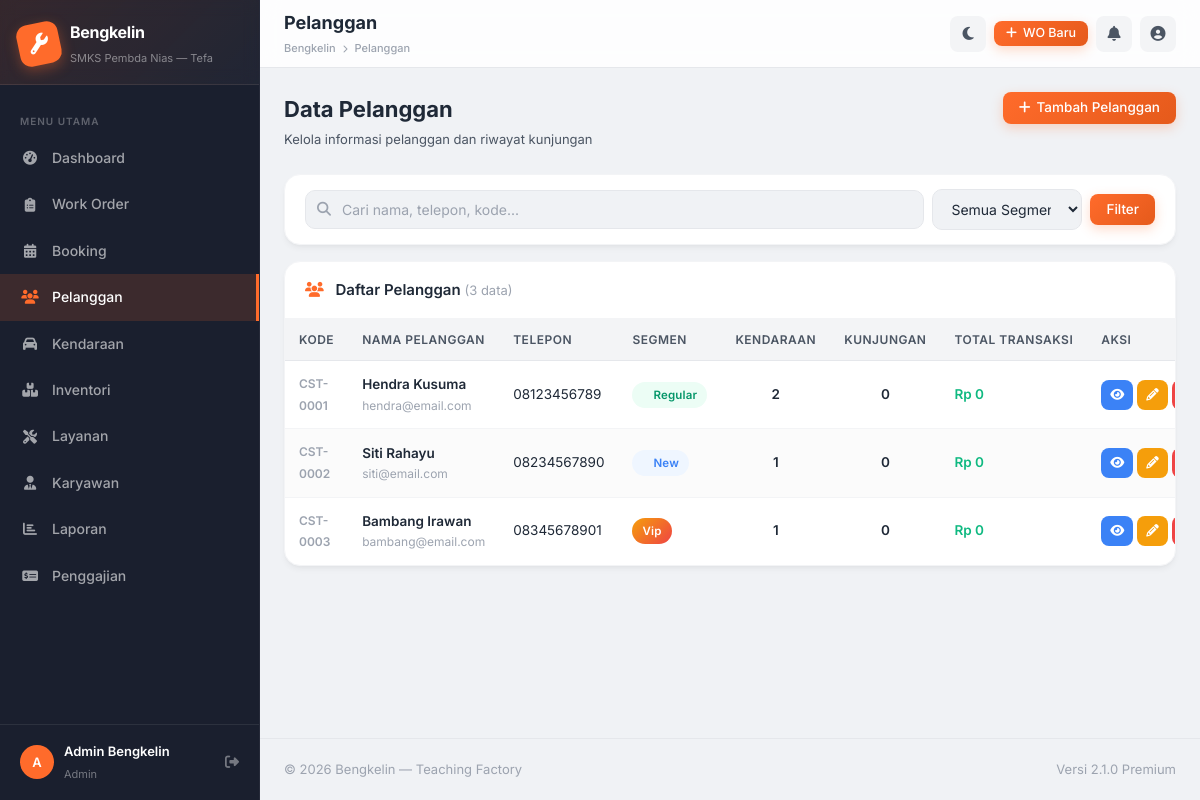
The page /pages/customers/index.php (signed in) on the database its author committed.
### tables this page shows
CREATE TABLE `customers` (
  `id` int(11) NOT NULL AUTO_INCREMENT,
  `customer_code` varchar(20) NOT NULL,
  `name` varchar(100) NOT NULL,
  `phone` varchar(20) NOT NULL,
  `email` varchar(100) DEFAULT NULL,
  `address` text DEFAULT NULL,
  `loyalty_points` int(11) DEFAULT 0,
  `segment` enum('new','regular','vip') DEFAULT 'new',
  `notes` text DEFAULT NULL,
  `created_at` timestamp NOT NULL DEFAULT CURRENT_TIMESTAMP,
  `updated_at` timestamp NOT NULL DEFAULT CURRENT_TIMESTAMP ON UPDATE CURRENT_TIMESTAMP,
  PRIMARY KEY (`id`),
  UNIQUE KEY `customer_code` (`customer_code`)
);

### includes/auth.php (called while the page is built, shortened)
<?php
function formatRupiah(float $amount): string {
    return 'Rp ' . number_format($amount, 0, ',', '.');
}
function paginate(int $total, int $perPage, int $current): array {
    $totalPages = max(1, (int) ceil($total / $perPage));
    $current = max(1, min($current, $totalPages));
    $offset = ($current - 1) * $perPage;
    return ['total' => $total, 'per_page' => $perPage, 'current' => $current, 'total_pages' => $totalPages, 'offset' => $offset];
}

### pages/customers/index.php (the view, shortened to what this page needs)
<?php
require_once __DIR__ . '/../../includes/auth.php';
$db = getDB();
$search  = trim($_GET['search'] ?? '');
$page    = max(1, (int)($_GET['page'] ?? 1));
$perPage = 15;
$where  = ['1=1'];
$params = [];
$whereStr = implode(' AND ', $where);
$total = $db->prepare("SELECT COUNT(*) FROM customers c WHERE {$whereStr}");
$total->execute($params);
$pg = paginate((int)$total->fetchColumn(), $perPage, $page);
$stmt = $db->prepare("
    SELECT c.*,
        (SELECT COUNT(*) FROM vehicles v WHERE v.customer_id = c.id) AS vehicle_count,
        (SELECT COUNT(*) FROM work_orders wo WHERE wo.customer_id = c.id) AS visit_count,
        (SELECT COALESCE(SUM(wo2.total),0) FROM work_orders wo2 WHERE wo2.customer_id = c.id AND wo2.payment_status='paid') AS total_spent
    FROM customers c
    WHERE {$whereStr}
    ORDER BY c.created_at DESC
    LIMIT {$pg['per_page']} OFFSET {$pg['offset']}
");
$stmt->execute($params);
$customers = $stmt->fetchAll();
include __DIR__ . '/../../includes/header.php';
?>
<div class="page-header">
  <div class="page-header-left">
    <h1>Data Pelanggan</h1>
    <p>Kelola informasi pelanggan dan riwayat kunjungan</p>
  </div>
  <div class="page-header-right">
    <button class="btn btn-primary" onclick="App.openModal('modal-add-customer')">
      <i class="fas fa-plus"></i> Tambah Pelanggan
    </button>
  </div>
</div>
<div class="card mb-16">
  <div class="card-body" style="padding:14px 20px">
    <form method="GET" class="d-flex gap-8 align-center flex-wrap">
      <div class="search-box" style="flex:1;min-width:220px">
        <input type="text" name="search" class="form-control" placeholder="Cari nama, telepon, kode..." value="<?= htmlspecialchars($search) ?>">
      </div>
      <select name="segment" class="form-control" style="width:150px">
        <option value="">Semua Segmen</option>
      </select>
      <button type="submit" class="btn btn-primary">Filter</button>
    </form>
  </div>
</div>
<div class="card">
  <div class="card-header">
    <div class="card-header-title">
      <i class="fas fa-users" style="color:var(--primary);margin-right:8px"></i>
      Daftar Pelanggan <span style="color:var(--text-muted);font-weight:400;font-size:13px">(<?= $pg['total'] ?> data)</span>
    </div>
  </div>
  <div class="table-responsive">
    <table class="table" id="customers-table">
      <thead>
        <tr>
          <th>Kode</th>
          <th>Nama Pelanggan</th>
          <th>Telepon</th>
          <th>Segmen</th>
          <th>Kendaraan</th>
          <th>Kunjungan</th>
          <th>Total Transaksi</th>
          <th>Aksi</th>
        </tr>
      </thead>
      <tbody>
        <?php if (empty($customers)): ?>
        <tr><td colspan="8"><div class="empty-state"><i class="fas fa-users"></i><h3>Belum ada pelanggan</h3><p>Tambahkan pelanggan pertama Anda</p></div></td></tr>
        <?php else: foreach ($customers as $c): ?>
        <tr>
          <td><span style="font-size:12px;color:var(--text-muted);font-weight:600"><?= $c['customer_code'] ?></span></td>
          <td>
            <div style="font-weight:600"><?= htmlspecialchars($c['name']) ?></div>
            <?php if ($c['email']): ?><div style="font-size:12px;color:var(--text-muted)"><?= htmlspecialchars($c['email']) ?></div><?php endif; ?>
          </td>
          <td><a href="tel:<?= $c['phone'] ?>" style="color:var(--text-primary);text-decoration:none"><?= $c['phone'] ?></a></td>
          <td><span class="badge badge-<?= $c['segment'] ?>"><?= ucfirst($c['segment']) ?></span></td>
          <td style="text-align:center"><span style="font-weight:600"><?= $c['vehicle_count'] ?></span></td>
          <td style="text-align:center"><span style="font-weight:600"><?= $c['visit_count'] ?></span></td>
          <td style="font-weight:600;color:var(--success)"><?= formatRupiah((float)$c['total_spent']) ?></td>
          <td>
            <div class="table-actions">
              <a href="<?= BASE_URL ?>/pages/customers/view.php?id=<?= $c['id'] ?>" class="btn btn-info btn-sm btn-icon" title="Detail"><i class="fas fa-eye"></i></a>
              <button class="btn btn-warning btn-sm btn-icon" title="Edit" onclick="editCustomer(<?= htmlspecialchars(json_encode($c)) ?>)"><i class="fas fa-pencil-alt"></i></button>
              <?php if ($c['visit_count'] == 0): ?>
              <button class="btn btn-danger btn-sm btn-icon" title="Hapus" onclick="deleteCustomer(<?= $c['id'] ?>, '<?= htmlspecialchars($c['name']) ?>')"><i class="fas fa-trash"></i></button>
              <?php endif; ?>
            </div>
          </td>
        </tr>
        <?php endforeach; endif; ?>
      </tbody>
    </table>
  </div>
</div>
<?php include __DIR__ . '/../../includes/footer.php'; ?>

### rows shown on the page
customers: customer_code "CST-0001", name "Hendra Kusuma", email "hendra@email.com", phone "08123456789", segment "Regular", vehicle_count "2", visit_count "0", total_spent "Rp 0"
customers: customer_code "CST-0002", name "Siti Rahayu", email "siti@email.com", phone "08234567890", segment "New", vehicle_count "1", visit_count "0", total_spent "Rp 0"
customers: customer_code "CST-0003", name "Bambang Irawan", email "bambang@email.com", phone "08345678901", segment "Vip", vehicle_count "1", visit_count "0", total_spent "Rp 0"

### other values the page prints
$item['label'] "Dashboard"
$item['label'] "Work Order"
$item['label'] "Booking"
$item['label'] "Pelanggan"
$item['label'] "Kendaraan"
$item['label'] "Inventori"
$item['label'] "Layanan"
$item['label'] "Karyawan"
$item['label'] "Laporan"
$item['label'] "Penggajian"
substr($user['name'], 0, 1) "A"
$user['name'] "Admin Bengkelin"
$user['role'] "Admin"
$pageTitle "Pelanggan"
$title "Pelanggan"
